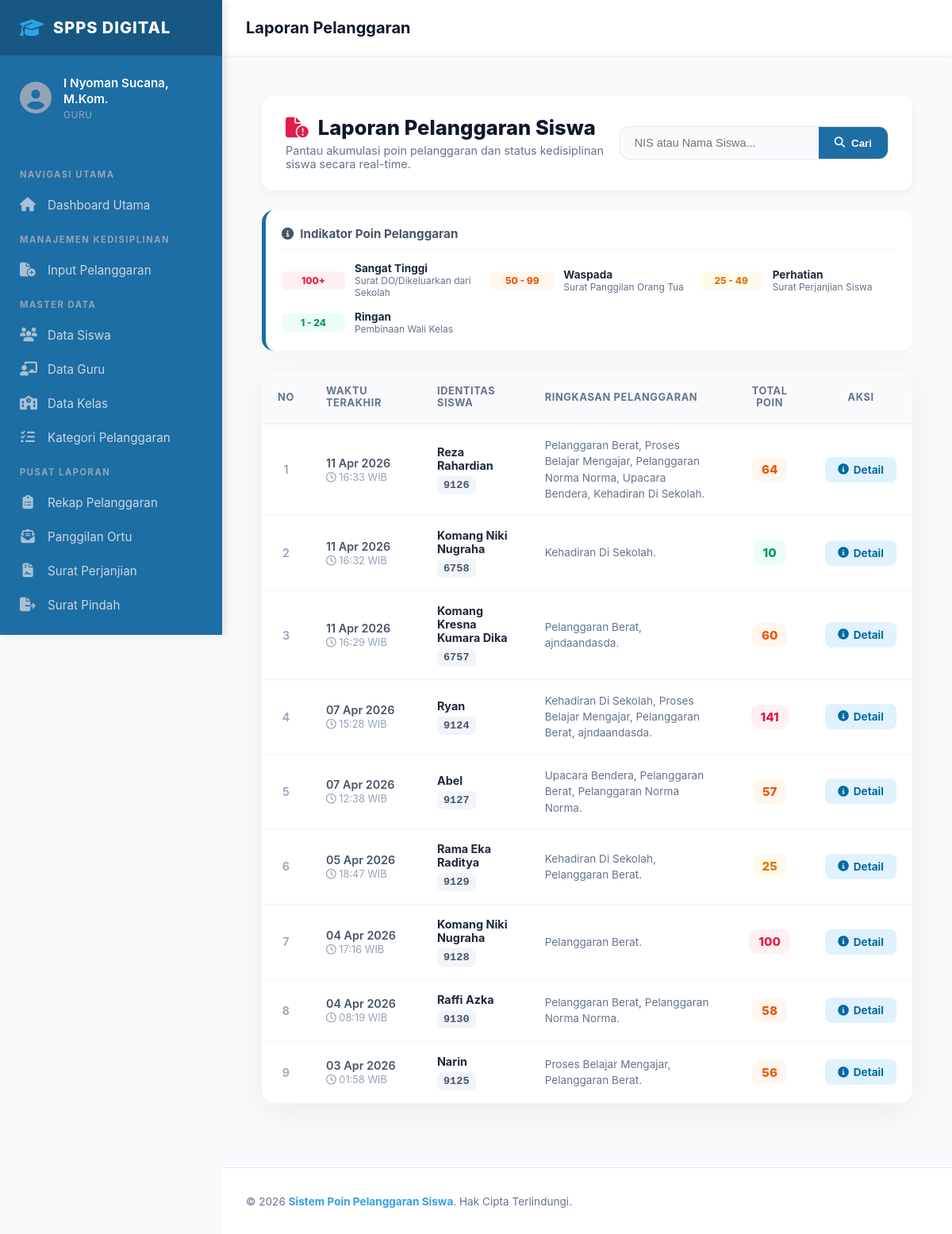
/pages/laporan/list_pelanggaran.php (signed in), run on the app's committed database.
### tables this page shows
CREATE TABLE `pelanggaran_siswa` (
  `id_pelanggaran_siswa` int(5) NOT NULL,
  `tanggal` datetime DEFAULT NULL,
  `nis` int(5) DEFAULT NULL,
  `id_jenis_pelanggaran` int(11) DEFAULT NULL,
  `keterangan` text DEFAULT NULL
);

CREATE TABLE `siswa` (
  `nis` int(5) NOT NULL,
  `nama_siswa` varchar(50) DEFAULT NULL,
  `jenis_kelamin` enum('Laki - Laki','Perempuan') DEFAULT NULL,
  `alamat` varchar(100) DEFAULT NULL,
  `password` varchar(70) DEFAULT NULL,
  `status` enum('aktif','tidak_aktif','lulus','pindah') DEFAULT NULL,
  `id_ortu_wali` int(5) DEFAULT NULL,
  `id_kelas` int(3) DEFAULT NULL
);

### pages/laporan/list_pelanggaran.php (the view, shortened to what this page needs)
<?php
include ROOTPATH . "/config/config.php";
include ROOTPATH . "/includes/header.php";
$cari = isset($_GET['cari']) ? $_GET['cari'] : '';
$sql = "SELECT ps.id_pelanggaran_siswa, s.nama_siswa, ps.tanggal, ps.nis
        FROM pelanggaran_siswa ps
        JOIN siswa s USING(nis)
        WHERE ps.tanggal = (SELECT MAX(tanggal) FROM pelanggaran_siswa WHERE nis = ps.nis)";
$sql .= " ORDER BY ps.tanggal DESC";
$result = mysqli_query($conn, $sql);
$bulan_id = [
    "01" => "Jan", "02" => "Feb", "03" => "Mar", "04" => "Apr",
    "05" => "Mei", "06" => "Jun", "07" => "Jul", "08" => "Agu",
    "09" => "Sep", "10" => "Okt", "11" => "Nov", "12" => "Des"
];
$point_indicators = [
    ['min' => 100, 'max' => 999, 'class' => 'poin-high', 'label' => 'Sangat Tinggi', 'desc' => 'Surat DO/Dikeluarkan dari Sekolah'],
    ['min' => 50, 'max' => 99, 'class' => 'poin-warning', 'label' => 'Waspada', 'desc' => 'Surat Panggilan Orang Tua'],
    ['min' => 25, 'max' => 49, 'class' => 'poin-med', 'label' => 'Perhatian', 'desc' => 'Surat Perjanjian Siswa'],
    ['min' => 1, 'max' => 24, 'class' => 'poin-low', 'label' => 'Ringan', 'desc' => 'Pembinaan Wali Kelas']
];
?>
<link rel="stylesheet" href="/poin_pelanggaran_siswa/css/pages/laporan/list_pelanggaran.css">
<div class="container">
    <div class="report-header">
        <div class="header-main">
            <h2><i class="fas fa-file-circle-exclamation"></i> Laporan Pelanggaran Siswa</h2>
            <p class="header-subtitle">Pantau akumulasi poin pelanggaran dan status kedisiplinan siswa secara real-time.</p>
        </div>
        <form action="list_pelanggaran.php" method="GET" class="search-form">
            <div class="search-group">
                <input type="text" name="cari" class="search-input" value="<?= htmlspecialchars($cari) ?>" placeholder="NIS atau Nama Siswa..." list="nama_siswa" autocomplete="off">
                <button type="submit" class="btn-search">
                    <i class="fas fa-magnifying-glass"></i> Cari
                </button>
            </div>
        </form>
    </div>
    <div class="legend-card">
        <div class="legend-header">
            <h3><i class="fas fa-circle-info"></i> Indikator Poin Pelanggaran</h3>
        </div>
        <div class="legend-grid">
            <?php foreach($point_indicators as $indicator): ?>
                <div class="legend-item">
                    <div class="legend-badge-wrapper">
                        <span class="legend-badge <?= $indicator['class'] ?>"><?= $indicator['min'] . ($indicator['max'] < 999 ? ' - ' . $indicator['max'] : '+') ?></span>
                    </div>
                    <div class="legend-info">
                        <strong><?= $indicator['label'] ?></strong>
                        <span><?= $indicator['desc'] ?></span>
                    </div>
                </div>
            <?php endforeach; ?>
        </div>
    </div>
    <div class="table-wrapper">
        <div class="table-responsive">
            <table>
                <thead>
                    <tr>
                        <th style="width: 50px; text-align: center;">No</th>
                        <th style="width: 140px;">Waktu Terakhir</th>
                        <th>Identitas Siswa</th>
                        <th>Ringkasan Pelanggaran</th>
                        <th style="width: 100px; text-align: center;">Total Poin</th>
                        <th style="width: 120px; text-align: center;">Aksi</th>
                    </tr>
                </thead>
                <tbody>
                    <?php
                    if(mysqli_num_rows($result) == 0): ?>
                        <tr><td colspan="6" style="text-align: center; padding: 40px; color: #94a3b8;"><i class="fas fa-magnifying-glass" style="font-size: 2rem; display: block; margin-bottom: 10px;"></i> Data tidak ditemukan</td></tr>
                    <?php else:
                        $no = 1;
                        while ($row = mysqli_fetch_assoc($result)):
                            $dt = strtotime($row['tanggal']);
                            $tgl = date("d", $dt) . " " . $bulan_id[date("m", $dt)] . " " . date("Y", $dt);
                            $jam = date("H:i", $dt);
                            $ps_sql = "SELECT DISTINCT jenis FROM pelanggaran_siswa JOIN jenis_pelanggaran USING(id_jenis_pelanggaran) WHERE nis = '$row[nis]'";
                            $ps_res = mysqli_query($conn, $ps_sql);
                            $list_j = [];
                            while($dj = mysqli_fetch_assoc($ps_res)) { $list_j[] = htmlspecialchars($dj['jenis']); }
                            $string_pelanggaran = implode(", ", $list_j);
                            $poin_sql = "SELECT SUM(poin) as total FROM pelanggaran_siswa JOIN jenis_pelanggaran USING(id_jenis_pelanggaran) WHERE nis = '$row[nis]'";
                            $total_poin = mysqli_fetch_assoc(mysqli_query($conn, $poin_sql))['total'];
                            $level = 'poin-none';
                            if($total_poin >= 150) $level = 'poin-critical';
                            elseif($total_poin >= 100) $level = 'poin-high';
                            elseif($total_poin >= 50) $level = 'poin-warning';
                            elseif($total_poin >= 25) $level = 'poin-med';
                            elseif($total_poin > 0) $level = 'poin-low';
                    ?>
                        <tr>
                            <td style="text-align: center; color: #94a3b8; font-weight: 600;"><?= $no++ ?></td>
                            <td>
                                <div class="date-box">
                                    <span class="date-text"><?= $tgl ?></span>
                                    <span class="time-text"><i class="far fa-clock"></i> <?= $jam ?> WIB</span>
                                </div>
                            </td>
                            <td>
                                <div style="display: flex; flex-direction: column;">
                                    <span class="student-name"><?= htmlspecialchars($row['nama_siswa']) ?></span>
                                    <span class="nis-badge" style="width: fit-content; margin-top: 5px;"><?= htmlspecialchars($row['nis']) ?></span>
                                </div>
                            </td>
                            <td>
                                <span class="violation-list"><?= $string_pelanggaran ?>.</span>
                            </td>
                            <td style="text-align: center;">
                                <span class="poin-badge <?= $level ?>"><?= $total_poin ?></span>
                            </td>
                            <td style="text-align: center;">
                                <a href="detail_pelanggaran.php?nis=<?= $row['nis'] ?>&from=list_pelanggaran.php" class="btn-detail">
                                    <i class="fas fa-circle-info"></i> Detail
                                </a>
                            </td>
                        </tr>
                    <?php endwhile; endif; ?>
                </tbody>
            </table>
        </div>
    </div>
</div>
<?php include "../../includes/footer.php"; ?>

### css/components/header.css (style rules this page uses)
* { box-sizing: border-box; }
:root { --sidebar-width: 280px; --primary-color: #33A1E0; --sidebar-bg: #1C6EA4; --sidebar-hover: #144E75; --text-muted: #94a3b8; --topbar-height: 70px; }
body { margin: 0; padding: 0; font-family: 'Inter', system-ui, -apple-system, sans-serif; background-color: #f8fafc; }
.sidebar-layout { display: flex; }

### css/pages/laporan/list_pelanggaran.css (style rules this page uses)
.container { padding: 20px; animation: fadeIn 0.5s ease-out; }
.report-header { display: flex; justify-content: space-between; align-items: center; margin-bottom: 25px; background: white; padding: 25px 30px; border-radius: 15px; box-shadow: 0 4px 15px rgba(0,0,0,0.05); }
.header-main h2 { margin: 0; color: #0f172a; font-size: 1.6rem; font-weight: 800; display: flex; align-items: center; gap: 12px; }
.header-subtitle { margin: 5px 0 0 0; color: #64748b; font-size: 0.9rem; }
.header-main h2 i { color: #e11d48; }
.search-group { display: flex; background: #f8fafc; border: 1.5px solid #e2e8f0; border-radius: 12px; overflow: hidden; transition: all 0.3s; }
.search-input { padding: 12px 18px; border: none; background: transparent; color: #0f172a; font-size: 0.9rem; width: 250px; }
.btn-search { background-color: #1C6EA4; color: white; border: none; padding: 0 20px; font-weight: 600; cursor: pointer; transition: all 0.2s; display: flex; align-items: center; gap: 8px; }
.legend-card { background: white; border-radius: 15px; padding: 20px; margin-bottom: 25px; box-shadow: 0 4px 15px rgba(0,0,0,0.03); border-left: 5px solid #1C6EA4; }
.legend-header { margin-bottom: 15px; padding-bottom: 10px; border-bottom: 1px solid #f1f5f9; }
.legend-header h3 { margin: 0; font-size: 0.95rem; color: #475569; display: flex; align-items: center; gap: 8px; }
.legend-grid { display: grid; grid-template-columns: repeat(auto-fit, minmax(200px, 1fr)); gap: 15px; }
.legend-item { display: flex; align-items: center; gap: 12px; }
.legend-badge-wrapper { min-width: 80px; }
.legend-badge { display: block; padding: 4px 8px; border-radius: 6px; font-weight: 800; font-size: 0.75rem; text-align: center; }
.legend-info { display: flex; flex-direction: column; }
.legend-info strong { font-size: 0.85rem; color: #1e293b; }
.legend-info span { font-size: 0.75rem; color: #64748b; }
.table-wrapper { background: white; border-radius: 18px; box-shadow: 0 10px 40px rgba(0,0,0,0.06); overflow: hidden; margin-bottom: 30px; }
.table-responsive { overflow-x: auto; }
table { width: 100%; border-collapse: collapse; }
table thead th { background-color: #f8fafc; padding: 18px 20px; text-align: left; font-size: 0.8rem; text-transform: uppercase; letter-spacing: 0.05em; color: #64748b; font-weight: 700; border-bottom: 2px solid #f1f5f9; }
table tbody td { padding: 16px 20px; border-bottom: 1px solid #f1f5f9; color: #334155; font-size: 0.9rem; vertical-align: middle; }
.nis-badge { font-family: 'JetBrains Mono', monospace; background: #f1f5f9; color: #475569; padding: 4px 8px; border-radius: 6px; font-weight: 700; font-size: 0.85rem; }
.student-name { font-weight: 700; color: #1e293b; }
.poin-badge { display: inline-block; padding: 6px 12px; border-radius: 10px; font-weight: 800; font-size: 0.95rem; min-width: 35px; text-align: center; }
.poin-low { background: #ecfdf5; color: #059669; }
.poin-med { background: #fffbeb; color: #d97706; }
.poin-warning { background: #fff7ed; color: #ea580c; }
.poin-high { background: #fff1f2; color: #e11d48; }
.violation-list { color: #64748b; font-size: 0.85rem; line-height: 1.5; display: block; }
.date-box { display: flex; flex-direction: column; gap: 2px; }
.date-text { font-weight: 600; color: #475569; }
.time-text { font-size: 0.8rem; color: #94a3b8; }
.btn-detail { background: #e0f2fe; color: #0369a1; padding: 8px 16px; border-radius: 8px; text-decoration: none; font-weight: 700; font-size: 0.85rem; transition: all 0.2s; display: inline-flex; align-items: center; gap: 6px; }

### data on the page
pelanggaran_siswa: tanggal "11 Apr 2026", tanggal "16:33", nis.nama_siswa "Reza Rahardian", nis "9126", string_pelanggaran "Pelanggaran Berat, Proses Belajar Mengajar, Pelanggaran Norma Norma, Upacara Bendera, Kehadiran Di Sekolah", total_poin "64"
pelanggaran_siswa: tanggal "11 Apr 2026", tanggal "16:32", nis.nama_siswa "Komang Niki Nugraha", nis "6758", string_pelanggaran "Kehadiran Di Sekolah", total_poin "10"
pelanggaran_siswa: tanggal "11 Apr 2026", tanggal "16:29", nis.nama_siswa "Komang Kresna Kumara Dika", nis "6757", string_pelanggaran "Pelanggaran Berat, ajndaandasda", total_poin "60"
pelanggaran_siswa: tanggal "07 Apr 2026", tanggal "15:28", nis.nama_siswa "Ryan", nis "9124", string_pelanggaran "Kehadiran Di Sekolah, Proses Belajar Mengajar, Pelanggaran Berat, ajndaandasda", total_poin "141"
pelanggaran_siswa: tanggal "07 Apr 2026", tanggal "12:38", nis.nama_siswa "Abel", nis "9127", string_pelanggaran "Upacara Bendera, Pelanggaran Berat, Pelanggaran Norma Norma", total_poin "57"
pelanggaran_siswa: tanggal "05 Apr 2026", tanggal "18:47", nis.nama_siswa "Rama Eka Raditya", nis "9129", string_pelanggaran "Kehadiran Di Sekolah, Pelanggaran Berat", total_poin "25"
pelanggaran_siswa: tanggal "04 Apr 2026", tanggal "17:16", nis.nama_siswa "Komang Niki Nugraha", nis "9128", string_pelanggaran "Pelanggaran Berat", total_poin "100"
pelanggaran_siswa: tanggal "04 Apr 2026", tanggal "08:19", nis.nama_siswa "Raffi Azka", nis "9130", string_pelanggaran "Pelanggaran Berat, Pelanggaran Norma Norma", total_poin "58"
pelanggaran_siswa: tanggal "03 Apr 2026", tanggal "01:58", nis.nama_siswa "Narin", nis "9125", string_pelanggaran "Proses Belajar Mengajar, Pelanggaran Berat", total_poin "56"

### other printed values
$_SESSION['nama'] "I Nyoman Sucana, M.Kom."
$_SESSION['role'] "GURU"
$page_title "Laporan Pelanggaran"
$indicator['min'] "100"
$indicator['label'] "Sangat Tinggi"
$indicator['desc'] "Surat DO/Dikeluarkan dari Sekolah"
$indicator['min'] "50"
$indicator['max'] "99"
$indicator['label'] "Waspada"
$indicator['desc'] "Surat Panggilan Orang Tua"
$indicator['min'] "25"
$indicator['max'] "49"
$indicator['label'] "Perhatian"
$indicator['desc'] "Surat Perjanjian Siswa"
$indicator['min'] "1"
